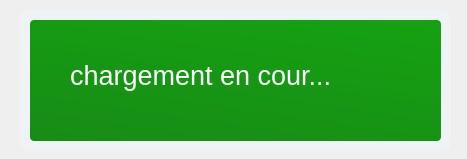
<?xml version="1.0" encoding="UTF-8"?>
<ui version="4.0">
 <class>Dialog</class>
 <widget class="QDialog" name="Dialog">
  <property name="geometry">
   <rect>
    <x>0</x>
    <y>0</y>
    <width>467</width>
    <height>159</height>
   </rect>
  </property>
  <property name="windowTitle">
   <string>Dialog</string>
  </property>
  <widget class="QFrame" name="frame">
   <property name="geometry">
    <rect>
     <x>20</x>
     <y>10</y>
     <width>431</width>
     <height>141</height>
    </rect>
   </property>
   <property name="styleSheet">
    <string notr="true">background:#f0f3f5;
border-radius:10px;</string>
   </property>
   <property name="frameShape">
    <enum>QFrame::StyledPanel</enum>
   </property>
   <property name="frameShadow">
    <enum>QFrame::Raised</enum>
   </property>
   <widget class="QFrame" name="frame_2">
    <property name="geometry">
     <rect>
      <x>10</x>
      <y>10</y>
      <width>411</width>
      <height>121</height>
     </rect>
    </property>
    <property name="styleSheet">
     <string notr="true">background-color: qlineargradient(spread:pad, x1:0, y1:2, x2:1, y2:0, stop:0 rgb(25, 125, 24), stop:1  rgb(21, 162, 18));
color:white;
border-radius:4px;
border:solid 4px;
border-color: red;</string>
    </property>
    <property name="frameShape">
     <enum>QFrame::StyledPanel</enum>
    </property>
    <property name="frameShadow">
     <enum>QFrame::Raised</enum>
    </property>
    <widget class="QLabel" name="txt">
     <property name="geometry">
      <rect>
       <x>40</x>
       <y>20</y>
       <width>341</width>
       <height>71</height>
      </rect>
     </property>
     <property name="font">
      <font>
       <pointsize>20</pointsize>
      </font>
     </property>
     <property name="styleSheet">
      <string notr="true">background:none;</string>
     </property>
     <property name="text">
      <string>chargement en cour...</string>
     </property>
    </widget>
   </widget>
  </widget>
 </widget>
 <resources/>
 <connections/>
</ui>
